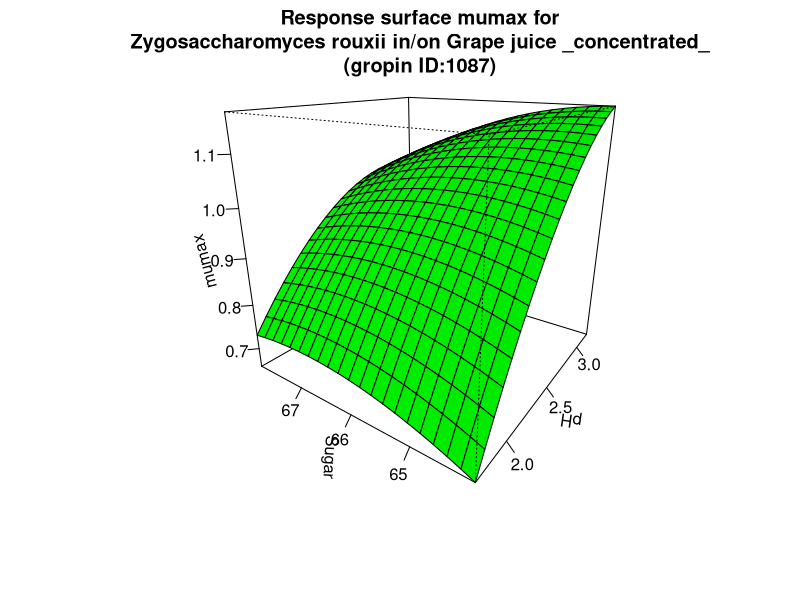

Source code (R):
#############################
# start of Parameter script
#############################
pH <- seq(1.7017,3.1968031968032,length.out=21)
Sugar <- seq(64.064,67.9320679320679,length.out=21)
#############################
# end of Parameter script
#############################
############################# 
# start of Model script Gropin ID 1087 
#############################
 
# constant coefficients for this model
 
variables <- data.frame(pH,Sugar)
argumentsPar <- expand.grid(variables)
 
# heart of the model
response_surface <- function(pH,Sugar) {
   mumax <-(-50.035+1.409*Sugar-0.010*(Sugar^2)+3.765*pH-0.162*(pH^2)-0.041*Sugar*pH)

return(mumax=mumax)
} 

# output parameters
responseSurface <- cbind(argumentsPar,response_surface(argumentsPar['pH'],argumentsPar['Sugar']))
colnames(responseSurface) <- c(colnames(argumentsPar),'mumax')
#############################
# End of Model script
#############################
############################# 
# start of Visualisation script Gropin ID 1087 
#############################
persp(pH,Sugar,matrix(unlist(responseSurface$'mumax'),nrow=21),col = 'green',xlab='pH',ylab='Sugar',zlab='mumax',main='Response surface mumax for
Zygosaccharomyces rouxii in/on Grape juice _concentrated_
(gropin ID:1087)',theta=305,phi=20,shade=0.25,ticktype = 'detailed')
#############################
# End of Visualisation script
#############################
